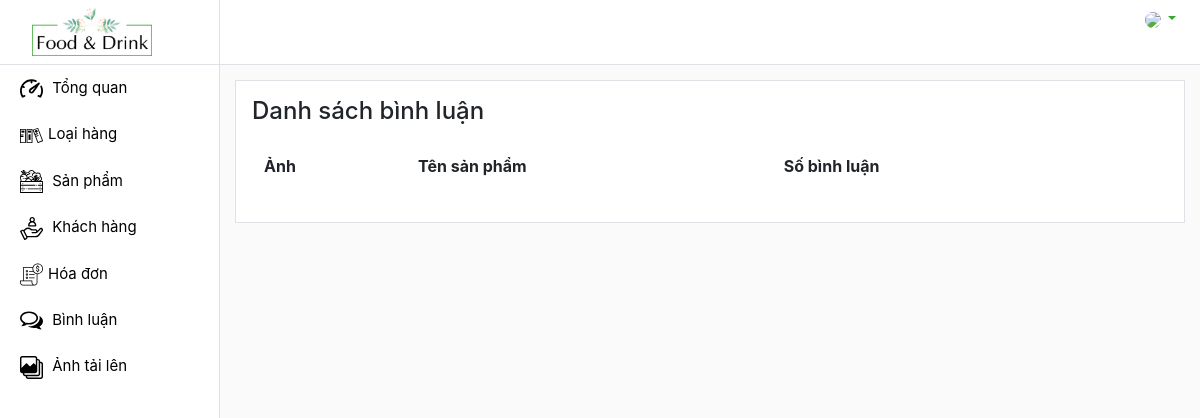
The page /admin/comments/index.php on the database as committed earlier.
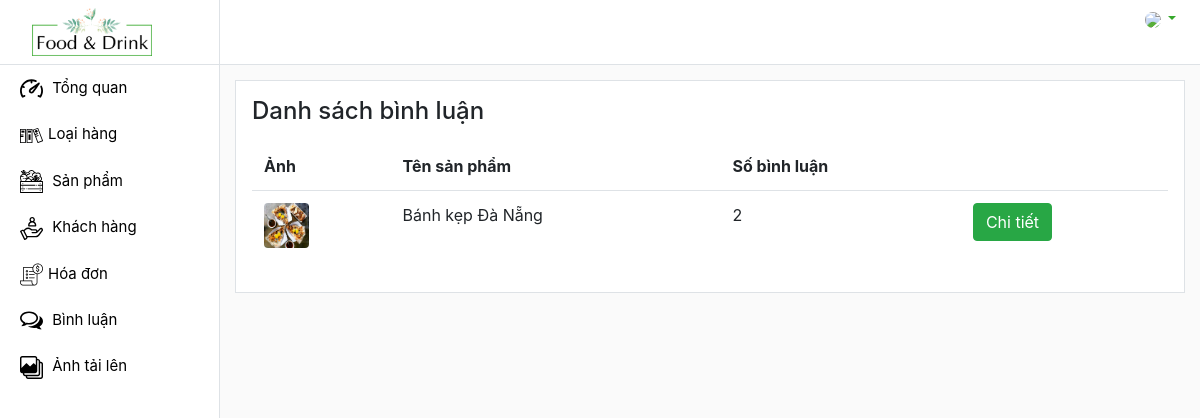
The same page on the database as committed later.
### tables this page shows
CREATE TABLE `comments` (
  `id_comment` int(11) NOT NULL,
  `title_comment` varchar(120) NOT NULL,
  `content_comment` varchar(250) NOT NULL,
  `review` int(1) NOT NULL,
  `id_product_comment` int(12) NOT NULL,
  `id_customer_comment` varchar(100) NOT NULL,
  `img_comment` varchar(300) NOT NULL,
  `date_comment` datetime NOT NULL
);

CREATE TABLE `products` (
  `id_product` int(12) NOT NULL,
  `name_product` varchar(120) NOT NULL,
  `img_product` varchar(200) NOT NULL,
  `price_product` float NOT NULL,
  `sale` float NOT NULL,
  `view` int(10) NOT NULL,
  `kind_product` varchar(60) NOT NULL,
  `description` text NOT NULL
);

### admin/comments/index.php (called while the page is built, shortened)
<?php
    require '../../global.php';
    require '../../DAO/functionComment.php';
    extract($_REQUEST);
    if(array_key_exists('detailComment', $_REQUEST)) {
        $comments = selectCommentProduct($id_product_comment);
        $product = selectProduct($id_product_comment);
        $view_name = 'viewComment.php';
    }
    else if(array_key_exists('deleteComment', $_REQUEST)) {
        deleteComment($id_comment);
        $view_name = 'viewComment.php';
    }
    else{
        $statisticalComemnts = statisticalComemnt();
    }
    require '../layout.php';
?>

### DAO/functionComment.php (called while the page is built, shortened)
<?php
    require_once 'database.php';
    function statisticalComemnt() {
        global $db;
        $select = "SELECT CM.*, count(id_comment), P.img_product, P.name_product
                FROM comments AS CM
                INNER JOIN products AS P
                ON CM.id_product_comment = P.id_product
                GROUP BY id_product_comment";
        return $db->query($select);
    }
?>

### global.php (called while the page is built, shortened)
<?php
    $URL = "/du-an-1";
    $URL_IMG = $URL . '/images';
?>

### admin/comments/view.php (the view, shortened to what this page needs)
<div class="border bg-white p-3">
    <h4 class="mb-3">Danh sách bình luận</h4>
    <table class="table table-hover">
        <thead>
            <tr>
                <th scope="col">Ảnh</th>
                <th scope="col">Tên sản phẩm</th>
                <th scope="col">Số bình luận</th>
                <th scope="col"></th>
            </tr>
        </thead>
        <tbody>
            <?php foreach($statisticalComemnts as $comment): ?>
                <tr>
                    <td><img src="<?=$URL_IMG?>/<?=$comment['img_product']?>" class="rounded" width="45px" height="45px"></td>
                    <td><?=$comment['name_product']?></td>
                    <td><?=$comment['count(id_comment)']?></td>
                    <td><a href="index.php?detailComment&id_product_comment=<?=$comment['id_product_comment']?>" class="btn btn-success">Chi tiết</a></td>
            <?php endforeach ?>
        </tbody>
    </table>
</div>

Rows that differ between the two databases and show on the page:
added comments: id_product_comment.img_product (picture), id_product_comment.name_product "Bánh kẹp Đà Nẵng", count "2"
